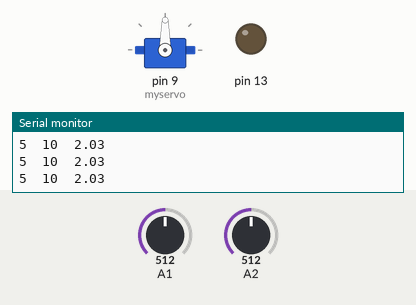
Recording of a sketch running on a simulated Arduino Uno, built with avr-gcc and run on an emulated ATmega328P. Parts: servo, output pins drawn as LEDs (lit = HIGH), the last lines printed to the serial monitor. The test bench sets the inputs (shaded band); at power-on: A1 = 512, A2 = 512.

Above: at 1.2 s.
1.3 s: A1 set to 518
At 2.0 s:
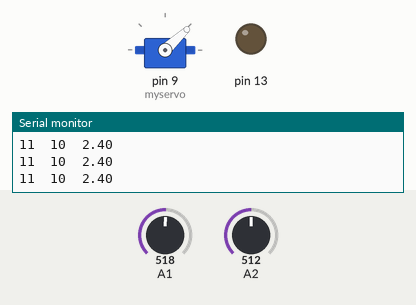
2.8 s: A2 set to 306
At 3.2 s:
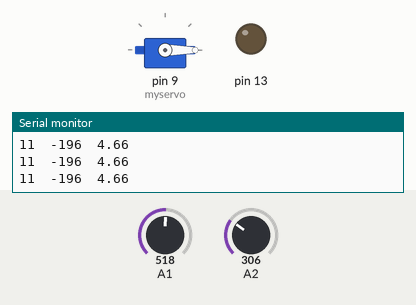
4.3 s: A1 set to 306
At 5.5 s:
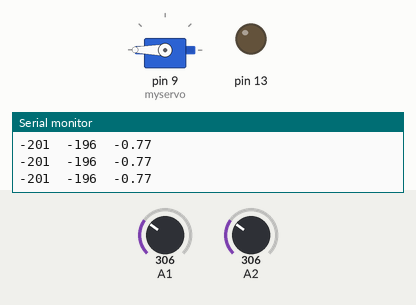
5.8 s: A2 set to 716
At 6.7 s:
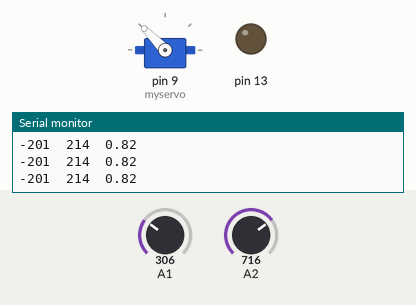
7.3 s: A1 set to 900
At 7.8 s:
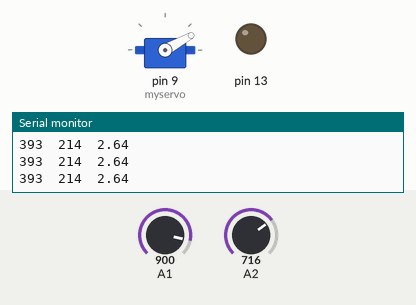
8.8 s: A1 set to 122
At 10.2 s:
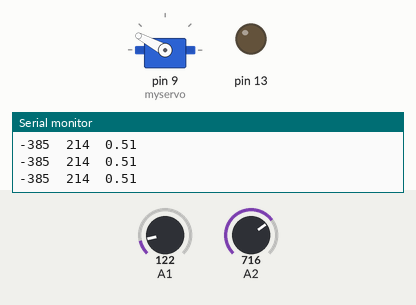
Timing chart, 0 to 11.3 s (numbered marks = the images above; inputs shaded):
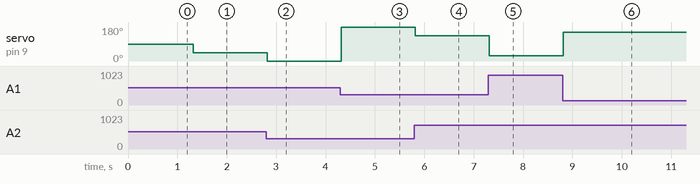

The sketch:

xy-servo.ino
```cpp
#include <math.h>
#include <Servo.h>

Servo myservo;

void setup() {
  // put your setup code here, to run once:
  Serial.begin(9600);
  pinMode(13, OUTPUT);
  myservo.attach(9);
}

void loop() {
  int x = analogRead(A1)-507;
  int y = analogRead(A2)-502;
  float ata = atan2(x,y) + 1.57;
  //if(a>60) digitalWrite(13, HIGH);
  //Serial.println(a);
  Serial.print(x);
  Serial.print("\t");
  Serial.print(y);
  Serial.print("\t");
  Serial.println(ata);
  //int direction = 180 - map(ata, 0, 3.14, 0, 180);
  int direction = map(ata*100, 0, 314, 180, 0);
  if(x>10||x<-10 && y>10||y<-10)
    myservo.write(direction);
}
```

Measured:
- the behaviour switches between 517 and 518 on A1 (found by bisection; images 0 and 1)
- after the input at 1.3 s, servo on pin 9 (myservo): 90° → 43° at once
- after the input at 2.8 s, servo on pin 9 (myservo): 43° → 0° at once
- after the input at 4.3 s, servo on pin 9 (myservo): 0° → 180° at once
- after the input at 5.8 s, servo on pin 9 (myservo): 180° → 134° at once
- after the input at 7.3 s, servo on pin 9 (myservo): 134° → 29° at once
- after the input at 8.8 s, servo on pin 9 (myservo): 29° → 152° at once
